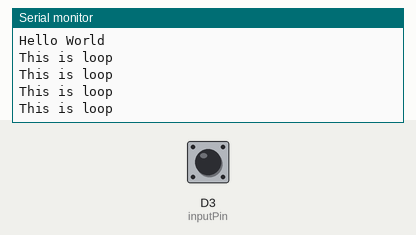
Simulated run of this sketch. Board: Arduino Due. On the bench: the last lines printed to the serial monitor. The inputs (shaded band) are chosen by the test bench; at power-on: D3 (inputPin) HIGH.

Above: at 1.8 s.
1.9 s: D3 (inputPin) pulled LOW for 0.6 s
At 2.4 s:
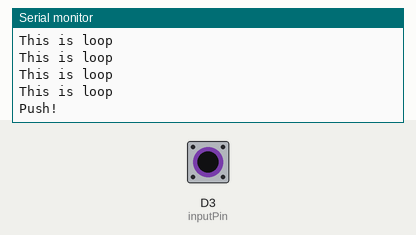
At 2.9 s:
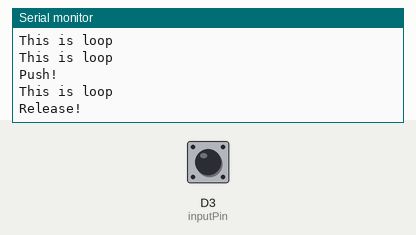

The sketch:

arduino_due_keyboard2.ino
```cpp
#include "Keyboard.h"

const int inputPin = 3;
bool currentState = HIGH;
bool beforeState = HIGH;

void setup() {
  SerialUSB.begin(115200);
  SerialUSB.println("Hello World");
  pinMode(inputPin,INPUT_PULLUP);
  //pinMode(ledPin, OUTPUT);
  //Keyboard.begin();
}

void loop() {
  currentState = digitalRead(inputPin);
  SerialUSB.println("This is loop");
  if ( currentState != beforeState ){
    if ( currentState == LOW){
      //digitalWrite(ledPin, HIGH);
      Serial.println("Push!");
      //Keyboard.press( 0x61 );
    } else {
      //digitalWrite(ledPin, LOW);
      Serial.println("Release!");
      //Keyboard.release( 0x61 );
    }
  beforeState = currentState;
  }
  delay(500);
}
```

Measured:
- after the input at 1.9 s, the serial monitor: prints a new line after 0.10 s (image 1)
